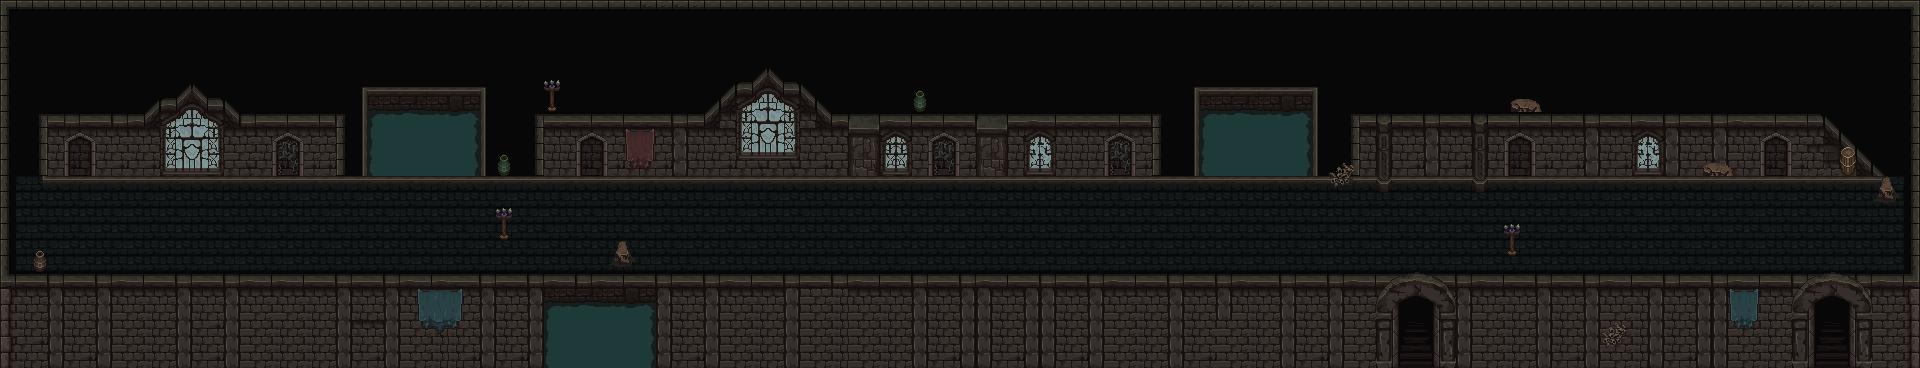

Rendered tile map (Tiled .tmx) drawn with the repository's tilesets; below, a short description and the map source with its tile grids summarised:
An orthogonal 120x23 tile map with 16x16 px tiles, 3 tile layers (basic01, basic02, deco), 2 tilesets.

<map version="1.2" tiledversion="1.3.3" orientation="orthogonal" renderorder="right-up" width="120" height="23" tilewidth="16" tileheight="16" infinite="0" nextlayerid="4" nextobjectid="1">
 <tileset firstgid="1" source="mainlev.tsx" />
 <tileset firstgid="1703" source="decorative.tsx" />
 <layer id="1" name="basic01" width="120" height="23" locked="1">
  <data>[2760 cells, 2760 non-empty, 140 distinct tile ids]</data>
 </layer>
 <layer id="2" name="basic02" width="120" height="23">
  <data>[2760 cells, 686 non-empty, 226 distinct tile ids]</data>
 </layer>
 <layer id="3" name="deco" width="120" height="23">
  <data>[2760 cells, 60 non-empty, 41 distinct tile ids]</data>
 </layer>
</map>
